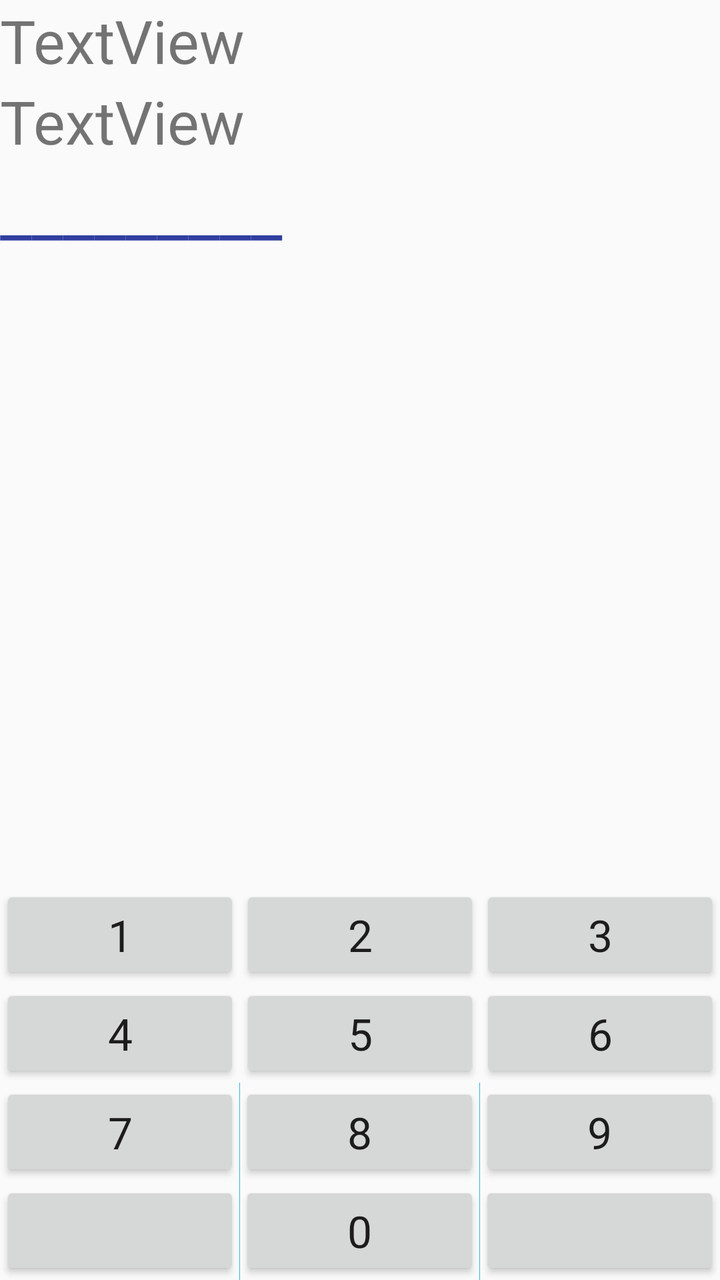
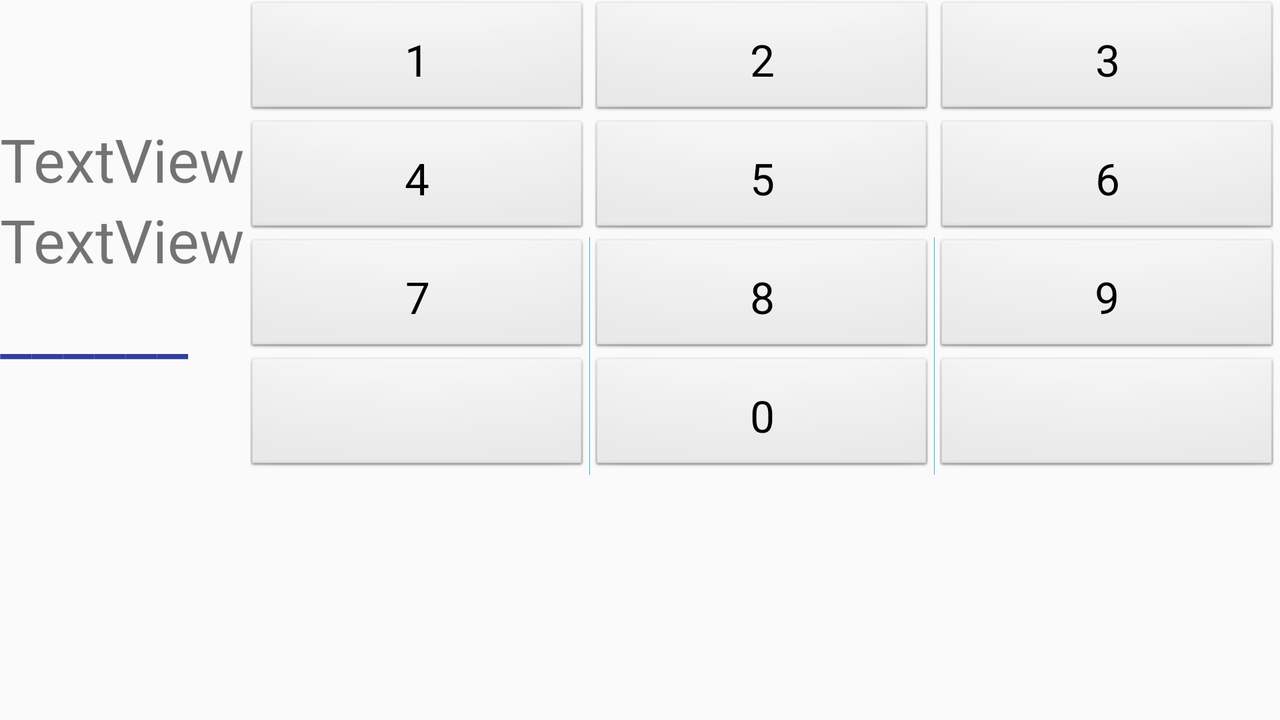

The same Android screen from two of the app's own layout files: first res/layout/ as a phone draws it, then the author's variant for another configuration, drawn on a device whose configuration selects that folder. Both files follow.
<!-- AndroidManifest.xml: application theme AppTheme -->
<!-- res/layout/fragment_subtract.xml -->
<RelativeLayout xmlns:android="http://schemas.android.com/apk/res/android"
    xmlns:tools="http://schemas.android.com/tools"
    android:layout_width="match_parent"
    android:layout_height="match_parent"
    xmlns:app="http://schemas.android.com/apk/res-auto"
    tools:context="com.sjsu.quiz1.SubtractFragment"
    android:orientation="vertical"
    >

    <RelativeLayout
        android:orientation="vertical" android:layout_width="match_parent"
        android:layout_height="match_parent">

        <RelativeLayout
            android:layout_width="wrap_content"
            android:layout_height="match_parent">
            <TextView
                android:text="TextView"
                android:layout_width="wrap_content"
                android:textSize="30dp"
                android:layout_height="wrap_content"
                android:id="@+id/num1"
                android:orientation="vertical"/>

            <TextView
                android:text=""
                android:layout_width="wrap_content"
                android:layout_height="wrap_content"
                android:layout_alignParentRight="true"
                android:id="@+id/timer"
                android:textColor="@color/colorPrimaryDark"
                android:orientation="vertical"/>


            <TextView
                android:text="TextView"
                android:layout_width="match_parent"
                android:layout_height="wrap_content"
                android:textSize="30dp"
                android:id="@+id/num2"
                android:orientation="vertical"
                android:layout_below="@+id/num1"
                />
            <TextView
                android:layout_width="match_parent"
                android:layout_height="wrap_content"
                android:text="_________"
                android:textSize="35dp"
                android:id="@+id/line"
                android:textColor="@color/colorPrimaryDark"
                android:layout_below="@+id/num2"
                />
            <TextView
                android:layout_width="match_parent"
                android:layout_height="wrap_content"
                android:text=""
                android:textSize="35dp"
                android:id="@+id/answer"
                android:textColor="@color/colorPrimaryDark"
                android:layout_below="@+id/line"
                />
            <TextView
                android:layout_width="wrap_content"
                android:layout_height="wrap_content"
                android:id="@+id/gap"
                android:layout_alignParentRight="true"
                android:textColor="@color/colorPrimaryDark"
                android:textSize="30dp"
                android:layout_below="@+id/num2"
                />
            <RelativeLayout
                android:layout_width="match_parent"
                android:layout_height="match_parent"
                android:layout_below="@+id/answer"

                >
                <TableLayout xmlns:android="http://schemas.android.com/apk/res/android"
                    android:id="@+id/table"
                    android:layout_above="@+id/enter"
                    android:layout_width="match_parent"
                    android:layout_height="wrap_content"
                    android:orientation="vertical"
                    android:layout_alignParentBottom="true"
                    >

                    <TableRow
                        android:layout_width="fill_parent"
                        android:layout_height="wrap_content"
                        android:divider="@android:color/holo_blue_light"
                        android:gravity="center"
                        >
                        <Button
                            android:id="@+id/one"
                            style="@style/key"
                            android:text="@string/number_one"/>

                        <Button
                            android:id="@+id/two"
                            style="@style/key"
                            android:text="@string/number_two"/>

                        <Button
                            android:id="@+id/three"
                            style="@style/key"
                            android:text="@string/number_three"/>
                    </TableRow>

                    <TableRow
                        android:layout_width="fill_parent"
                        android:layout_height="wrap_content"
                        android:divider="@android:color/holo_blue_light"
                        android:gravity="center">

                        <Button
                            android:id="@+id/four"
                            style="@style/key"
                            android:text="@string/number_four"/>

                        <Button
                            android:id="@+id/five"
                            style="@style/key"
                            android:text="@string/number_five"/>

                        <Button
                            android:id="@+id/six"
                            style="@style/key"
                            android:text="@string/number_six"/>
                    </TableRow>

                    <TableRow
                        android:layout_width="fill_parent"
                        android:layout_height="wrap_content"
                        android:divider="@android:color/holo_blue_light"
                        android:gravity="center"
                        android:showDividers="middle" >

                        <Button
                            android:id="@+id/seven"
                            style="@style/key"
                            android:text="@string/number_seven"/>

                        <Button
                            android:id="@+id/eight"
                            style="@style/key"
                            android:text="@string/number_eight"/>

                        <Button
                            android:id="@+id/nine"
                            style="@style/key"
                            android:text="@string/number_nine"/>
                    </TableRow>

                    <TableRow
                        android:layout_width="fill_parent"
                        android:layout_height="wrap_content"
                        android:divider="@android:color/holo_blue_light"
                        android:gravity="center"
                        android:showDividers="middle" >
                        <Button
                            android:id="@+id/clear"
                            style="@style/key"
                            android:text=""/>
                        <Button
                            android:id="@+id/zero"
                            style="@style/key"
                            android:text="@string/number_zero"/>
                        <Button
                            android:id="@+id/clear2"
                            style="@style/key"
                            android:text=""/>

                    </TableRow>
                </TableLayout>


            </RelativeLayout>
        </RelativeLayout>
    </RelativeLayout>
</RelativeLayout>
<!-- resources referenced by this layout -->
<resources>
  <color name="colorPrimaryDark">#303F9F</color>
  <string name="number_eight">8</string>
  <string name="number_five">5</string>
  <string name="number_four">4</string>
  <string name="number_nine">9</string>
  <string name="number_one">1</string>
  <string name="number_seven">7</string>
  <string name="number_six">6</string>
  <string name="number_three">3</string>
  <string name="number_two">2</string>
  <string name="number_zero">0</string>
  <style name="key">
          <item name="android:layout_width">0dp</item>
          <item name="android:layout_height">wrap_content</item>
          <item name="android:layout_weight">1</item>
          <item name="android:paddingTop">10dp</item>
          <item name="android:paddingBottom">10dp</item>
          <item name="android:clickable">true</item>
          <item name="android:gravity">center</item>
          <item name="android:scaleType">centerInside</item>
          <item name="android:textAppearance">?android:attr/textAppearanceLarge</item>
      </style>
  <style name="AppTheme" parent="Theme.AppCompat.Light.DarkActionBar">
          
          <item name="colorPrimary">@color/colorPrimary</item>
          <item name="colorPrimaryDark">@color/colorPrimaryDark</item>
          <item name="colorAccent">@color/colorAccent</item>
      </style>
  <color name="colorPrimary">#3F51B5</color>
  <color name="colorAccent">#FF4081</color>
</resources>
<!-- res/layout-land/fragment_subtract.xml (the author's variant of the layout above) -->
<!-- drawn on the phone turned sideways -->
<?xml version="1.0" encoding="utf-8"?>
<LinearLayout xmlns:android="http://schemas.android.com/apk/res/android"
    xmlns:app="http://schemas.android.com/apk/res-auto" android:layout_width="match_parent"
    android:layout_height="match_parent"
    >
    <LinearLayout
        android:orientation="vertical" android:layout_width="match_parent"
        android:layout_height="match_parent">

        <RelativeLayout
            android:layout_width="wrap_content"
            android:layout_height="match_parent">
            <LinearLayout
                android:layout_width="wrap_content"
                android:layout_height="wrap_content"
                android:orientation="vertical"
                android:id="@+id/horiz"
                android:gravity="left">
                <TextView
                    android:text=""
                    android:layout_width="wrap_content"
                    android:layout_height="wrap_content"
                    android:id="@+id/timer"
                    android:textColor="@color/colorPrimaryDark"
                    android:orientation="vertical"/>
                <TextView
                    android:layout_width="wrap_content"
                    android:layout_height="wrap_content"
                    android:id="@+id/gap"
                    android:layout_alignParentRight="true"
                    android:textColor="@color/colorPrimaryDark"
                    android:textSize="30dp"
                    android:layout_below="@+id/num2"
                    />
                <TextView
                    android:text="TextView"
                    android:layout_width="wrap_content"
                    android:textSize="30dp"
                    android:layout_height="wrap_content"
                    android:id="@+id/num1"
                    android:orientation="vertical"/>




                <TextView
                    android:text="TextView"
                    android:layout_width="wrap_content"
                    android:layout_height="wrap_content"
                    android:textSize="30dp"
                    android:id="@+id/num2"
                    android:orientation="vertical"
                    android:layout_below="@+id/num1"
                    />

                <TextView
                    android:layout_width="match_parent"
                    android:layout_height="wrap_content"
                    android:text="______"
                    android:textSize="35dp"
                    android:id="@+id/line"
                    android:textColor="@color/colorPrimaryDark"
                    android:layout_below="@+id/num2"
                    />

                <TextView
                    android:layout_width="match_parent"
                    android:layout_height="wrap_content"
                    android:text=""
                    android:textSize="35dp"
                    android:id="@+id/answer"
                    android:textColor="@color/colorPrimaryDark"
                    android:layout_below="@+id/line"
                    />

            </LinearLayout>
            <RelativeLayout
                android:layout_width="wrap_content"
                android:layout_height="fill_parent"
                android:layout_toRightOf="@+id/horiz"
                >
                <TableLayout xmlns:android="http://schemas.android.com/apk/res/android"
                    android:id="@+id/table"
                    android:layout_width="match_parent"
                    android:layout_height="wrap_content"
                    android:orientation="vertical"
                    >

                    <TableRow
                        android:layout_width="fill_parent"
                        android:layout_height="wrap_content"
                        android:divider="@android:color/holo_blue_light"
                        android:gravity="center"
                        android:layout_marginBottom="0dp"
                        >
                        <Button
                            android:id="@+id/one"
                            style="@style/key"
                            android:text="@string/number_one"/>

                        <Button
                            android:id="@+id/two"
                            style="@style/key"
                            android:text="@string/number_two"/>

                        <Button
                            android:id="@+id/three"
                            style="@style/key"
                            android:text="@string/number_three"/>
                    </TableRow>

                    <TableRow
                        android:layout_width="fill_parent"
                        android:layout_height="wrap_content"
                        android:divider="@android:color/holo_blue_light"
                        android:gravity="center">

                        <Button
                            android:id="@+id/four"
                            style="@style/key"
                            android:text="@string/number_four"/>

                        <Button
                            android:id="@+id/five"
                            style="@style/key"
                            android:text="@string/number_five"/>

                        <Button
                            android:id="@+id/six"
                            style="@style/key"
                            android:text="@string/number_six"/>
                    </TableRow>

                    <TableRow
                        android:layout_width="fill_parent"
                        android:layout_height="wrap_content"
                        android:divider="@android:color/holo_blue_light"
                        android:gravity="center"
                        android:showDividers="middle" >

                        <Button
                            android:id="@+id/seven"
                            style="@style/key"
                            android:text="@string/number_seven"/>

                        <Button
                            android:id="@+id/eight"
                            style="@style/key"
                            android:text="@string/number_eight"/>

                        <Button
                            android:id="@+id/nine"
                            style="@style/key"
                            android:text="@string/number_nine"/>
                    </TableRow>

                    <TableRow
                        android:layout_width="fill_parent"
                        android:layout_height="wrap_content"
                        android:divider="@android:color/holo_blue_light"
                        android:gravity="center"
                        android:showDividers="middle" >
                        <Button
                            android:id="@+id/clear"
                            style="@style/key"
                            android:text=""/>
                        <Button
                            android:id="@+id/zero"
                            style="@style/key"
                            android:text="@string/number_zero"/>
                        <Button
                            android:id="@+id/clear2"
                            style="@style/key"
                            android:text=""/>
                    </TableRow>
                </TableLayout>


            </RelativeLayout>
        </RelativeLayout>
    </LinearLayout>
</LinearLayout>
<!-- resources referenced by the variant -->
<!-- as the phone turned sideways resolves them -->
<resources>
  <color name="colorPrimaryDark">#303F9F</color>
  <string name="number_eight">8</string>
  <string name="number_five">5</string>
  <string name="number_four">4</string>
  <string name="number_nine">9</string>
  <string name="number_one">1</string>
  <string name="number_seven">7</string>
  <string name="number_six">6</string>
  <string name="number_three">3</string>
  <string name="number_two">2</string>
  <string name="number_zero">0</string>
  <!-- from res/values-land/ -->
  <style name="key" parent="android:style/Widget.Button">
          <item name="android:layout_width">wrap_content</item>
          <item name="android:layout_height">wrap_content</item>
          <item name="android:layout_weight">1</item>
          <item name="android:paddingTop">15dp</item>
          <item name="android:paddingLeft">10dp</item>
          <item name="android:paddingRight">10dp</item>
  
          <item name="android:paddingBottom">15dp</item>
          <item name="android:clickable">true</item>
          <item name="android:gravity">center</item>
          <item name="android:scaleType">centerInside</item>
          <item name="android:textAppearance">?android:attr/textAppearanceLarge</item>
  
      </style>
  <!-- from res/values-land/ -->
  <style name="AppTheme" parent="Theme.AppCompat.Light.DarkActionBar">
          
          <item name="colorPrimary">@color/colorPrimary</item>
          <item name="colorPrimaryDark">@color/colorPrimaryDark</item>
          <item name="colorAccent">@color/colorAccent</item>
          <item name="android:buttonStyle">@style/key</item>
      </style>
  <color name="colorPrimary">#3F51B5</color>
  <color name="colorAccent">#FF4081</color>
</resources>
